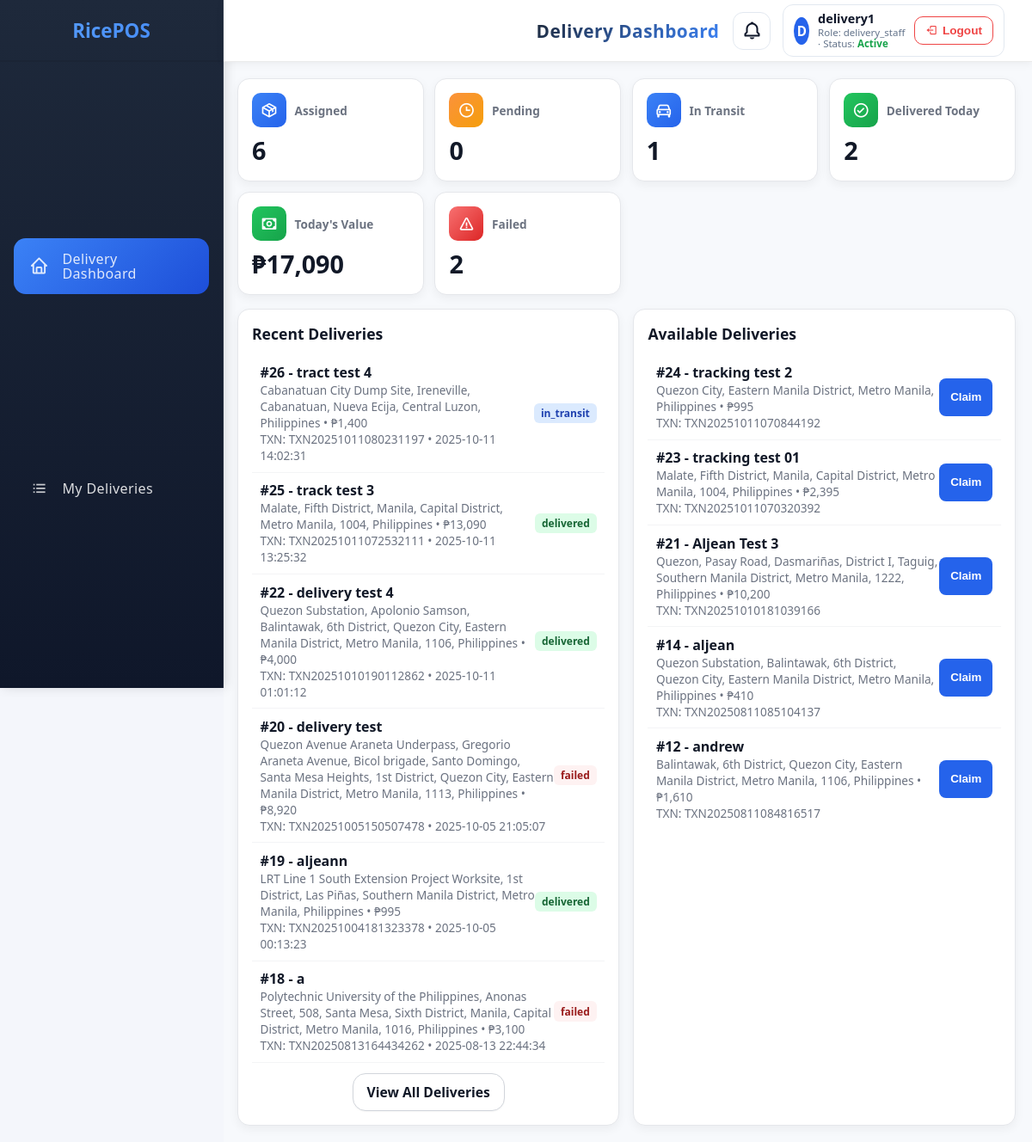
The page /public/delivery_dashboard.php (signed in) on the database its author committed.
### tables this page shows
CREATE TABLE `delivery_orders` (
  `id` int NOT NULL,
  `sale_id` int NOT NULL,
  `customer_name` varchar(120) NOT NULL,
  `customer_phone` varchar(40) DEFAULT NULL,
  `customer_address` text NOT NULL,
  `notes` varchar(255) DEFAULT NULL,
  `status` enum('pending','picked_up','in_transit','delivered','failed','cancelled') NOT NULL DEFAULT 'pending',
  `created_at` datetime NOT NULL DEFAULT CURRENT_TIMESTAMP,
  `updated_at` datetime DEFAULT NULL,
  `customer_lat` decimal(10,7) DEFAULT NULL,
  `customer_lng` decimal(10,7) DEFAULT NULL,
  `route_json` mediumtext,
  `customer_email` varchar(190) DEFAULT NULL,
  `assigned_to` int DEFAULT NULL,
  `proof_image` varchar(255) DEFAULT NULL,
  `delivered_at` datetime DEFAULT NULL,
  `failed_reason` varchar(255) DEFAULT NULL,
  `picked_up_at` datetime DEFAULT NULL,
  `customer_rating` tinyint DEFAULT NULL COMMENT 'Customer rating 1-5 stars',
  `customer_feedback` text COMMENT 'Customer feedback comment',
  `feedback_submitted_at` datetime DEFAULT NULL COMMENT 'When feedback was submitted'
);

CREATE TABLE `sales` (
  `id` int NOT NULL,
  `transaction_id` varchar(30) NOT NULL,
  `user_id` int NOT NULL,
  `datetime` datetime NOT NULL DEFAULT CURRENT_TIMESTAMP,
  `total_amount` decimal(10,2) NOT NULL,
  `payment` decimal(10,2) NOT NULL,
  `change_due` decimal(10,2) NOT NULL,
  `buyer_name` varchar(120) DEFAULT NULL,
  `buyer_email` varchar(190) DEFAULT NULL
);

### public/delivery_dashboard.php (the view, shortened to what this page needs)
<?php
$pdo = Database::getInstance()->getConnection();
$uid = $_SESSION['user_id'] ?? 0;
$stats = [
    'assigned' => 0,
    'picked_up' => 0,
    'in_transit' => 0,
    'delivered_today' => 0,
    'pending' => 0,
    'failed' => 0
];
$stmt = $pdo->prepare("SELECT COUNT(*) FROM delivery_orders WHERE assigned_to = ?");
$stmt->execute([$uid]);
$stats['assigned'] = (int)$stmt->fetchColumn();
$stmt = $pdo->prepare("SELECT status, COUNT(*) as cnt FROM delivery_orders WHERE assigned_to = ? GROUP BY status");
$stmt->execute([$uid]);
foreach ($stmt->fetchAll() as $row) {
    $s = $row['status'];
    $cnt = (int)$row['cnt'];
    if ($s === 'picked_up') $stats['picked_up'] = $cnt;
    elseif ($s === 'in_transit') $stats['in_transit'] = $cnt;
    elseif ($s === 'pending') $stats['pending'] = $cnt;
    elseif ($s === 'failed') $stats['failed'] = $cnt;
}
$stmt = $pdo->prepare("SELECT COUNT(*) FROM delivery_orders WHERE assigned_to = ? AND status = 'delivered' AND DATE(delivered_at) = CURDATE()");
$stmt->execute([$uid]);
$stats['delivered_today'] = (int)$stmt->fetchColumn();
$stmt = $pdo->prepare("SELECT d.id, d.customer_name, d.customer_address, d.status, d.created_at, s.transaction_id, s.total_amount
                       FROM delivery_orders d
                       JOIN sales s ON s.id = d.sale_id
                       WHERE d.assigned_to = ?
                       ORDER BY d.created_at DESC
                       LIMIT 10");
$stmt->execute([$uid]);
$recentDeliveries = $stmt->fetchAll();
$stmt = $pdo->query("SELECT d.id, d.customer_name, d.customer_address, d.created_at, s.transaction_id, s.total_amount
                     FROM delivery_orders d
                     JOIN sales s ON s.id = d.sale_id
                     WHERE d.assigned_to IS NULL AND d.status = 'pending'
                     ORDER BY d.created_at DESC
                     LIMIT 5");
$availableDeliveries = $stmt->fetchAll();
$stmt = $pdo->prepare("SELECT COALESCE(SUM(s.total_amount), 0) as total
                       FROM delivery_orders d
                       JOIN sales s ON s.id = d.sale_id
                       WHERE d.assigned_to = ? AND d.status = 'delivered' AND DATE(d.delivered_at) = CURDATE()");
$stmt->execute([$uid]);
$todayValue = (float)$stmt->fetchColumn();
?>
<!DOCTYPE html>
<html lang="en">
<head>
    <?php $cssVer = @filemtime(__DIR__ . '/assets/css/style.css') ?: time(); ?>
    <link rel="stylesheet" href="assets/css/style.css?v=<?php echo $cssVer; ?>">
    <link rel="stylesheet" href="assets/css/mobile-delivery.css">
    <link href='https://unpkg.com/boxicons@2.1.4/css/boxicons.min.css' rel='stylesheet'>
</head>
<body>
    <?php $activePage = 'delivery_dashboard.php'; $pageTitle = 'Delivery Dashboard'; include __DIR__ . '/../includes/sidebar.php'; include __DIR__ . '/../includes/header.php'; ?>
    <main class="main-content">
        <div class="kpi-grid">
            <div class="kpi-card blue">
                <div class="kpi-header">
                    <div class="kpi-icon"><i class='bx bx-package'></i></div>
                    <div class="kpi-label">Assigned</div>
                </div>
                <div class="kpi-value"><?php echo $stats['assigned']; ?></div>
            </div>
            <div class="kpi-card orange">
                <div class="kpi-header">
                    <div class="kpi-icon"><i class='bx bx-time'></i></div>
                    <div class="kpi-label">Pending</div>
                </div>
                <div class="kpi-value"><?php echo $stats['pending']; ?></div>
            </div>
            <div class="kpi-card blue">
                <div class="kpi-header">
                    <div class="kpi-icon"><i class='bx bx-car'></i></div>
                    <div class="kpi-label">In Transit</div>
                </div>
                <div class="kpi-value"><?php echo $stats['in_transit']; ?></div>
            </div>
            <div class="kpi-card green">
                <div class="kpi-header">
                    <div class="kpi-icon"><i class='bx bx-check-circle'></i></div>
                    <div class="kpi-label">Delivered Today</div>
                </div>
                <div class="kpi-value"><?php echo $stats['delivered_today']; ?></div>
            </div>
            <div class="kpi-card green">
                <div class="kpi-header">
                    <div class="kpi-icon"><i class='bx bx-money'></i></div>
                    <div class="kpi-label">Today's Value</div>
                </div>
                <div class="kpi-value">₱<?php echo number_format($todayValue, 0); ?></div>
            </div>
            <?php if ($stats['failed'] > 0): ?>
            <div class="kpi-card red">
                <div class="kpi-header">
                    <div class="kpi-icon"><i class='bx bx-error'></i></div>
                    <div class="kpi-label">Failed</div>
                </div>
                <div class="kpi-value"><?php echo $stats['failed']; ?></div>
            </div>
            <?php endif; ?>
        </div>
        <div class="section-grid">
            <div class="card">
                <h3>Recent Deliveries</h3>
                <?php if (count($recentDeliveries) > 0): ?>
                    <?php foreach ($recentDeliveries as $d):
                        $badgeClass = $d['status']==='pending'?'pending':($d['status']==='picked_up'?'picked':($d['status']==='in_transit'?'transit':($d['status']==='delivered'?'delivered':'failed')));
                    ?>
                    <div class="delivery-item">
                        <div class="delivery-info">
                            <div class="delivery-name">#<?php echo $d['id']; ?> - <?php echo htmlspecialchars($d['customer_name']); ?></div>
                            <div class="delivery-meta"><?php echo htmlspecialchars($d['customer_address']); ?> • ₱<?php echo number_format((float)$d['total_amount'], 0); ?></div>
                            <div class="delivery-meta">TXN: <?php echo htmlspecialchars($d['transaction_id']); ?> • <?php echo htmlspecialchars($d['created_at']); ?></div>
                        </div>
                        <span class="badge <?php echo $badgeClass; ?>"><?php echo htmlspecialchars($d['status']); ?></span>
                    </div>
                    <?php endforeach; ?>
                    <div style="margin-top:0.8rem; text-align:center;">
                        <a href="delivery_staff.php" class="btn">View All Deliveries</a>
                    </div>
                <?php endif; ?>
            </div>
            <div class="card">
                <h3>Available Deliveries</h3>
                <?php if (count($availableDeliveries) > 0): ?>
                    <?php foreach ($availableDeliveries as $d): ?>
                    <div class="delivery-item">
                        <div class="delivery-info">
                            <div class="delivery-name">#<?php echo $d['id']; ?> - <?php echo htmlspecialchars($d['customer_name']); ?></div>
                            <div class="delivery-meta"><?php echo htmlspecialchars($d['customer_address']); ?> • ₱<?php echo number_format((float)$d['total_amount'], 0); ?></div>
                            <div class="delivery-meta">TXN: <?php echo htmlspecialchars($d['transaction_id']); ?></div>
                        </div>
                        <form method="post" action="delivery_staff.php" style="display:inline;">
                            <button type="submit" class="btn-claim">Claim</button>
                        </form>
                    </div>
                    <?php endforeach; ?>
                <?php endif; ?>
            </div>
        </div>
    </main>
</body>
</html>

### public/assets/css/style.css (style rules this page uses)
:root { --sidebar-width: 260px; --header-height: 72px; }
*, *::before, *::after { box-sizing: border-box; }
body { margin: 0; font-family: 'Segoe UI', Arial, sans-serif; background: #f4f6fb; color: #222; overflow-y: scroll; scrollbar-gutter: stable both-edges; overflow-x: hidden; }
.btn { display: inline-flex; align-items: center; justify-content: center; gap: 0.45em; padding: 0.6rem 1rem; border: 1px solid #d1d5db; border-radius: 15px; font-size: 0.98rem; font-weight: 700; background: #ffffff; color: #111827; cursor: pointer; transition: background 0.18s ease, border-color 0.18s ease, color 0.18s ease, box-shadow 0.18s ease, transform 0.12s ease; outline: none; text-decoration: none; min-width: 0; box-shadow: 0 1px 2px rgba(0,0,0,0.04); }
.main-content { padding: 1.2rem 1.2rem 1.2rem 1rem; padding-top: calc(1.2rem + var(--header-height)) !important; background:#f7f9fc; margin-left: var(--sidebar-width) !important; min-height: 100dvh; }
html, body { height: 100%; }
body { display: block !important; }
.main-content { min-width: 0; }

### public/delivery_dashboard.php (style rules this page uses)
:root { --brand:#2563eb; --success:#16a34a; --warn:#f59e0b; --danger:#dc2626; }
.kpi-grid { display:grid; grid-template-columns:repeat(auto-fit, minmax(180px,1fr)); gap:0.8rem; margin-bottom:1rem; }
.kpi-card { background:#fff; border:1px solid #e5e7eb; border-radius:14px; padding:1rem; box-shadow:0 4px 12px rgba(0,0,0,0.05); transition:transform 0.2s ease, box-shadow 0.2s ease; }
.kpi-header { display:flex; align-items:center; gap:0.6rem; margin-bottom:0.4rem; }
.kpi-icon { width:40px; height:40px; border-radius:10px; display:flex; align-items:center; justify-content:center; font-size:20px; color:#fff; }
.kpi-label { font-size:0.85rem; color:#6b7280; font-weight:600; }
.kpi-value { font-size:1.8rem; font-weight:800; color:#111827; }
.kpi-card.blue .kpi-icon { background:linear-gradient(135deg,#3b82f6,#2563eb); }
.kpi-card.green .kpi-icon { background:linear-gradient(135deg,#22c55e,#16a34a); }
.kpi-card.orange .kpi-icon { background:linear-gradient(135deg,#fb923c,#f59e0b); }
.kpi-card.red .kpi-icon { background:linear-gradient(135deg,#f87171,#dc2626); }
.section-grid { display:grid; grid-template-columns:1fr 1fr; gap:1rem; }
.card { background:#fff; border:1px solid #e5e7eb; border-radius:14px; padding:1rem; box-shadow:0 4px 12px rgba(0,0,0,0.05); }
.card h3 { margin:0 0 0.8rem 0; font-size:1.1rem; color:#111827; }
.delivery-item { display:flex; justify-content:space-between; align-items:center; padding:0.6rem; border-bottom:1px solid #f3f4f6; }
.delivery-item:last-child { border-bottom:none; }
.delivery-info { flex:1; }
.delivery-name { font-weight:700; color:#111827; }
.delivery-meta { font-size:0.85rem; color:#6b7280; }
.badge { display:inline-block; padding:0.2rem 0.5rem; border-radius:6px; font-size:0.75rem; font-weight:600; }
.badge.transit { background:#dbeafe; color:#1e40af; }
.badge.delivered { background:#dcfce7; color:#166534; }
.badge.failed { background:#fef2f2; color:#991b1b; }
.btn-claim { padding:0.4rem 0.8rem; background:#2563eb; color:#fff; border:none; border-radius:8px; font-weight:600; cursor:pointer; min-height:44px; }

### includes/header.php (style rules this page uses)
:root { --sidebar-width:260px; --header-height:72px; }
.main-content { margin-left: var(--sidebar-width, 260px); padding-top: var(--header-height, 72px); min-height: 100vh; width: auto; max-width: 100%; }

### rows shown on the page
delivery_orders: id "26", customer_name "tract test 4", customer_address "Cabanatuan City Dump Site, Ireneville, Cabanatuan, Nueva Ecija, Central Luzon, Philippines", sale.total_amount "1,400", sale.transaction_id "TXN20251011080231197", created_at "2025-10-11 14:02:31", status "in_transit"
delivery_orders: id "25", customer_name "track test 3", customer_address "Malate, Fifth District, Manila, Capital District, Metro Manila, 1004, Philippines", sale.total_amount "13,090", sale.transaction_id "TXN20251011072532111", created_at "2025-10-11 13:25:32", status "delivered"
delivery_orders: id "22", customer_name "delivery test 4", customer_address "Quezon Substation, Apolonio Samson, Balintawak, 6th District, Quezon City, Eastern Manila District, Metro Manila, 1106, Philippines", sale.total_amount "4,000", sale.transaction_id "TXN20251010190112862", created_at "2025-10-11 01:01:12", status "delivered"
delivery_orders: id "20", customer_name "delivery test", customer_address "Quezon Avenue Araneta Underpass, Gregorio Araneta Avenue, Bicol brigade, Santo Domingo, Santa Mesa Heights, 1st District, Quezon City, Eastern Manila District, Metro Manila, 1113, Philippines", sale.total_amount "8,920", sale.transaction_id "TXN20251005150507478", created_at "2025-10-05 21:05:07", status "failed"
delivery_orders: id "19", customer_name "aljeann", customer_address "LRT Line 1 South Extension Project Worksite, 1st District, Las Piñas, Southern Manila District, Metro Manila, Philippines", sale.total_amount "995", sale.transaction_id "TXN20251004181323378", created_at "2025-10-05 00:13:23", status "delivered"
delivery_orders: id "18", customer_name "a", customer_address "Polytechnic University of the Philippines, Anonas Street, 508, Santa Mesa, Sixth District, Manila, Capital District, Metro Manila, 1016, Philippines", sale.total_amount "3,100", sale.transaction_id "TXN20250813164434262", created_at "2025-08-13 22:44:34", status "failed"
delivery_orders: id "24", customer_name "tracking test 2", customer_address "Quezon City, Eastern Manila District, Metro Manila, Philippines", sale.total_amount "995", sale.transaction_id "TXN20251011070844192"
delivery_orders: id "23", customer_name "tracking test 01", customer_address "Malate, Fifth District, Manila, Capital District, Metro Manila, 1004, Philippines", sale.total_amount "2,395", sale.transaction_id "TXN20251011070320392"
delivery_orders: id "21", customer_name "Aljean Test 3", customer_address "Quezon, Pasay Road, Dasmariñas, District I, Taguig, Southern Manila District, Metro Manila, 1222, Philippines", sale.total_amount "10,200", sale.transaction_id "TXN20251010181039166"
delivery_orders: id "14", customer_name "aljean", customer_address "Quezon Substation, Balintawak, 6th District, Quezon City, Eastern Manila District, Metro Manila, Philippines", sale.total_amount "410", sale.transaction_id "TXN20250811085104137"
delivery_orders: id "12", customer_name "andrew", customer_address "Balintawak, 6th District, Quezon City, Eastern Manila District, Metro Manila, 1106, Philippines", sale.total_amount "1,610", sale.transaction_id "TXN20250811084816517"

### other values the page prints
$computedTitle "Delivery Dashboard"
$initials "D"
$u "delivery1"
$r "delivery_staff"
$stats['assigned'] "6"
$stats['pending'] "0"
$stats['in_transit'] "1"
$stats['delivered_today'] "2"
$todayValue "17,090"
$stats['failed'] "2"
